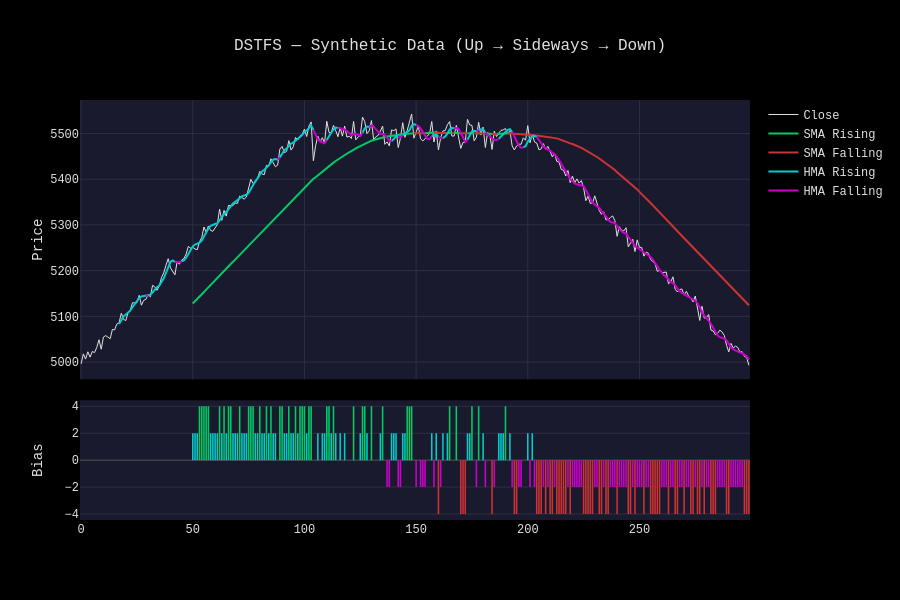

Source (notebook cell):
### Markdown cell above
## 4. Standalone Demo (No Provider Needed)

Demonstrate DSTFS with synthetic data — useful for testing without TastyTrade credentials.

### Code cell
import numpy as np

from options_analyzer.engine.indicators import compute_dstfs
from options_analyzer.visualization.indicator_charts import plot_dstfs

# Generate synthetic price data: uptrend → sideways → downtrend
rng = np.random.default_rng(42)
n = 300
trend = np.concatenate([
    np.linspace(5000, 5500, 100),       # uptrend
    np.full(100, 5500) + rng.normal(0, 20, 100),  # sideways
    np.linspace(5500, 5000, 100),       # downtrend
])
noise = rng.normal(0, 10, n)
synthetic_close = trend + noise

result_synth = compute_dstfs(synthetic_close)
fig = plot_dstfs(result_synth, title="DSTFS — Synthetic Data (Up → Sideways → Down)")
fig.update_layout(height=600)
fig.show()

print(f"Final bias: {result_synth.total_bias[-1]:+.0f}")

### Figure 1 — Plotly figure (JSON) as saved in the notebook; plotly's stock layout.template omitted (floating-point values rounded to 4 significant figures; data arrays with more than 128 entries replaced by an {"elided": "..."} marker saying what was removed)
{"data": [{"line": {"color": "#e0e0e0", "width": 1}, "mode": "lines", "name": "Close", "type": "scatter", "x": {"elided": "300 int values"}, "xaxis": "x", "y": {"elided": "300 float values"}, "yaxis": "y"}, {"connectgaps": false, "line": {"color": "#00cc66", "width": 2}, "mode": "lines", "name": "SMA Rising", "type": "scatter", "x": {"elided": "300 int values"}, "xaxis": "x", "y": {"elided": "300 float values"}, "yaxis": "y"}, {"connectgaps": false, "line": {"color": "#cc3333", "width": 2}, "mode": "lines", "name": "SMA Falling", "type": "scatter", "x": {"elided": "300 int values"}, "xaxis": "x", "y": {"elided": "300 float values"}, "yaxis": "y"}, {"connectgaps": false, "line": {"color": "#00cccc", "width": 2}, "mode": "lines", "name": "HMA Rising", "type": "scatter", "x": {"elided": "300 int values"}, "xaxis": "x", "y": {"elided": "300 float values"}, "yaxis": "y"}, {"connectgaps": false, "line": {"color": "#cc00cc", "width": 2}, "mode": "lines", "name": "HMA Falling", "type": "scatter", "x": {"elided": "300 int values"}, "xaxis": "x", "y": {"elided": "300 float values"}, "yaxis": "y"}, {"marker": {"color": {"elided": "300 str values"}, "opacity": {"elided": "300 int values"}}, "name": "Bias", "showlegend": false, "type": "bar", "x": {"elided": "300 int values"}, "xaxis": "x2", "y": {"elided": "300 float values"}, "yaxis": "y2"}], "layout": {"bargap": 0.3, "height": 600, "showlegend": true, "title": {"text": "DSTFS — Synthetic Data (Up → Sideways → Down)"}, "xaxis": {"anchor": "y", "domain": [0, 1], "matches": "x2", "showticklabels": false}, "xaxis2": {"anchor": "y2", "domain": [0, 1]}, "yaxis": {"anchor": "x", "domain": [0.335, 1.0], "title": {"text": "Price"}}, "yaxis2": {"anchor": "x2", "domain": [0, 0.285], "title": {"text": "Bias"}, "zeroline": true, "zerolinecolor": "#555555", "zerolinewidth": 1}}}
